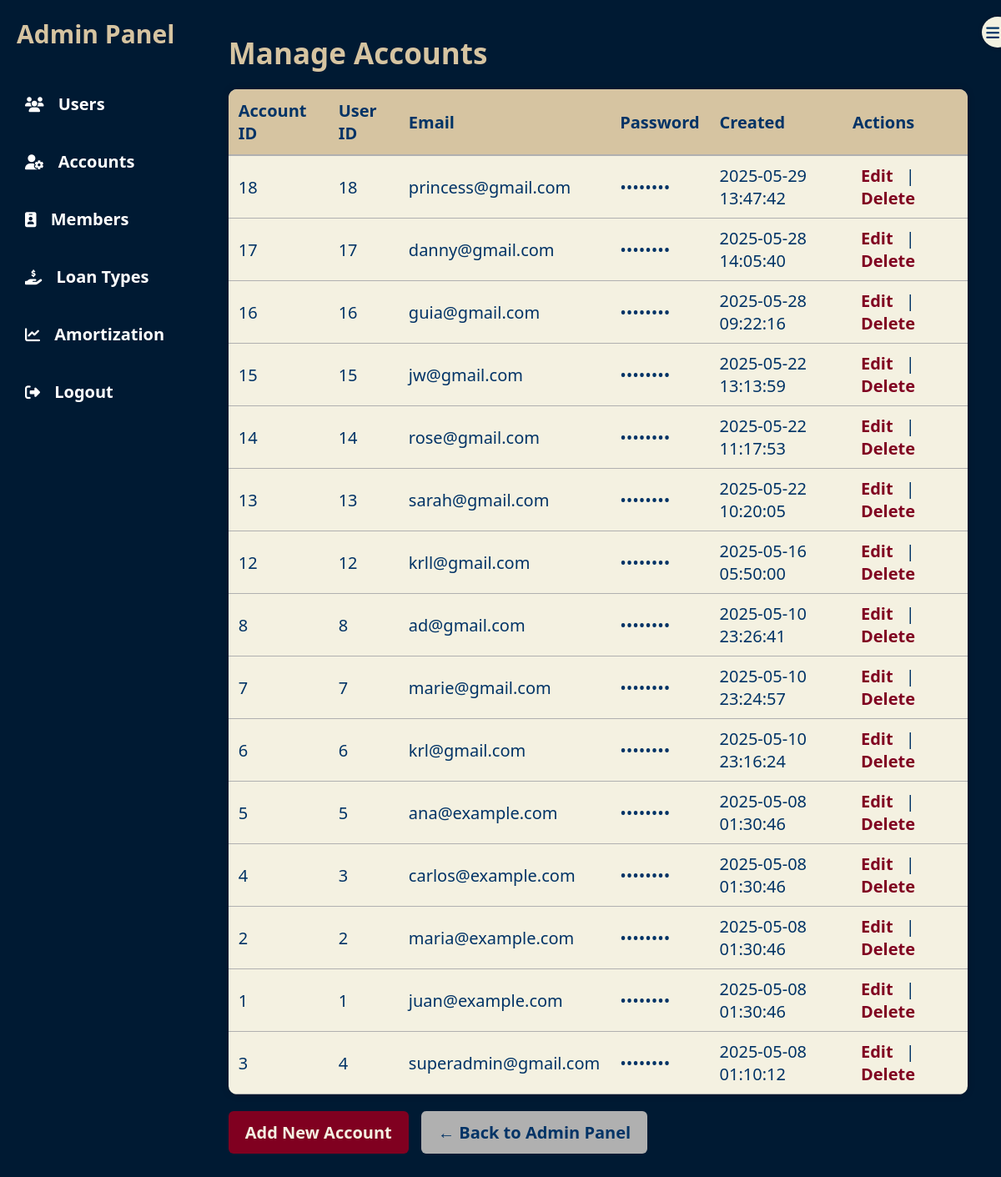
The app's page /account_Page.php (signed in) with its own data.
### tables this page shows
CREATE TABLE `USER_ACCOUNT` (
  `account_id` int(11) NOT NULL,
  `user_id` int(11) NOT NULL,
  `email` varchar(100) NOT NULL,
  `password` varchar(255) NOT NULL,
  `created_at` timestamp NOT NULL DEFAULT current_timestamp()
);

### public/account_Page.php (the view, shortened to what this page needs)
<?php
require_once __DIR__ . '/../includes/db.php';
$query = "SELECT * FROM USER_ACCOUNT ORDER BY created_at DESC";
$result = $conn->query($query);
?>
<!DOCTYPE html>
<html lang="en">
<head>
  <link rel="stylesheet" href="assets/css/admincss.css" />
  <link rel="stylesheet" href="https://cdnjs.cloudflare.com/ajax/libs/font-awesome/6.4.0/css/all.min.css" />
</head>
<body>
<div class="admin-container">
  <nav class="sidebar" id="sidebar">
    <div class="toggle-btn" onclick="toggleSidebar()">
      <i class="fas fa-bars"></i>
    </div>
    <h2>Admin Panel</h2>
    <ul>
      <li><a href="user_Page.php"><i class="fas fa-users"></i><span> Users</span></a></li>
      <li><a href="account_Page.php"><i class="fas fa-user-cog"></i><span> Accounts</span></a></li>
      <li><a href="member_Page.php"><i class="fas fa-id-badge"></i><span> Members</span></a></li>
      <li><a href="loan_Page.php"><i class="fas fa-hand-holding-usd"></i><span> Loan Types</span></a></li>
      <li><a href="amort_Page.php"><i class="fas fa-chart-line"></i><span> Amortization</span></a></li>
        <li>
          <a href="logout.php" onclick="return confirm('Are you sure you want to logout?');">
            <i class="fas fa-sign-out-alt"></i><span> Logout</span>
          </a>
        </li>
  </ul>
  </nav>
  <main class="main-content">
    <h1>Manage Accounts</h1>
    <table>
      <thead>
        <tr>
          <th>Account ID</th>
          <th>User ID</th>
          <th>Email</th>
          <th>Password</th>
          <th>Created</th>
          <th>Actions</th>
        </tr>
      </thead>
      <tbody>
        <?php while ($row = $result->fetch_assoc()): ?>
        <tr>
          <td><?= $row['account_id'] ?></td>
          <td><?= $row['user_id'] ?></td>
          <td><?= htmlspecialchars($row['email']) ?></td>
          <td>••••••••</td>
          <td><?= $row['created_at'] ?></td>
          <td>
            <a href="edit_Account.php?id=<?= $row['account_id'] ?>">Edit</a> |
            <a href="delete_Account.php?id=<?= $row['account_id'] ?>" onclick="return confirm('Delete this account?')">Delete</a>
          </td>
        </tr>
        <?php endwhile; ?>
      </tbody>
    </table>
    <a href="add_Account.php" class="login-btn">Add New Account</a>
    <a href="adminPanel.php" class="login-btn" style="background-color: var(--gray); color: var(--navy);">← Back to Admin Panel</a>
  </main>
</div>
</body>
</html>

### public/assets/css/admincss.css (style rules this page uses)
:root { --navy: #003366; --yellowish: #D6C4A1; --gray: #B0B0B0; --burgundy: #800020; --cream: #F4F1E1; --dark-bg: #001A33; --hover-highlight: #D6C4A1; }
body { margin: 0; font-family: "Segoe UI", sans-serif; font-size: 20px; background-color: var(--navy); color: var(--cream); height: 100vh; display: flex; }
.admin-container { display: flex; width: 100%; }
.sidebar { width: 260px; background-color: var(--dark-bg); padding: 20px; display: flex; flex-direction: column; height: 100vh; transition: width 0.3s ease-in-out; overflow: hidden; box-shadow: 2px 0 10px rgba(0,0,0,0.3); }
.sidebar h2 { color: var(--yellowish); font-size: 30px; margin-bottom: 40px; transition: opacity 0.3s; }
.sidebar ul { list-style: none; padding: 0; }
.sidebar li { margin-bottom: 22px; position: relative; }
.sidebar a { color: var(--cream); text-decoration: none; font-weight: bold; display: flex; align-items: center; padding: 10px; border-radius: 8px; transition: background-color 0.2s, transform 0.2s; }
.sidebar i { margin-right: 12px; font-size: 18px; transition: margin 0.3s; }
.toggle-btn { position: absolute; top: 20px; right: -15px; background-color: var(--cream); color: var(--navy); border-radius: 50%; padding: 5px; cursor: pointer; box-shadow: 0 0 5px rgba(0,0,0,0.2); transition: background 0.3s; }
.main-content h1 { font-size: 35px; margin-bottom: 10px; color: var(--yellowish); }
.main-content { flex-grow: 1; padding: 40px; background-color: #002244; transition: margin-left 0.3s ease; }
.main-content h1 { font-size: 32px; margin-bottom: 20px; color: var(--yellowish); }
.sidebar ul li a { display: block; padding: 10px; color: #fff; text-decoration: none; }

### public/account_Page.php (style rules this page uses)
:root { --navy: #003366; --yellowish: #D6C4A1; --gray: #B0B0B0; --burgundy: #800020; --cream: #F4F1E1; }
* { box-sizing: border-box; margin: 0; padding: 0; font-family: 'Segoe UI', sans-serif; }
body { background-color: var(--navy); color: var(--cream); display: flex; height: 100vh; }
.sidebar h2 { color: var(--yellowish); font-size: 30px; margin-bottom: 40px; }
.main-content { flex-grow: 1; padding: 40px; background-color: #001a33; overflow-y: auto; }
.main-content h1 { font-size: 35px; margin-bottom: 20px; color: var(--yellowish); }
table { width: 100%; border-collapse: collapse; background-color: var(--cream); color: var(--navy); border-radius: 10px; overflow: hidden; box-shadow: 0 0 10px rgba(0,0,0,0.2); }
thead { background-color: var(--yellowish); font-weight: bold; }
thead th { padding: 12px; text-align: left; border-bottom: 2px solid var(--gray); }
tbody td { padding: 10px 12px; border-bottom: 1px solid var(--gray); }
td a { text-decoration: none; font-weight: bold; color: var(--burgundy); padding: 6px 10px; border-radius: 4px; transition: background-color 0.2s, color 0.2s; }
.login-btn { display: inline-block; padding: 12px 20px; background-color: var(--burgundy); color: var(--cream); text-decoration: none; font-weight: bold; border-radius: 6px; transition: background-color 0.3s, transform 0.2s; margin-right: 10px; margin-top: 20px; }

### records on screen
user_account: account_id "18", user "18", email "princess@gmail.com", created_at "2025-05-29 13:47:42"
user_account: account_id "17", user "17", email "danny@gmail.com", created_at "2025-05-28 14:05:40"
user_account: account_id "16", user "16", email "guia@gmail.com", created_at "2025-05-28 09:22:16"
user_account: account_id "15", user "15", email "jw@gmail.com", created_at "2025-05-22 13:13:59"
user_account: account_id "14", user "14", email "rose@gmail.com", created_at "2025-05-22 11:17:53"
user_account: account_id "13", user "13", email "sarah@gmail.com", created_at "2025-05-22 10:20:05"
user_account: account_id "12", user "12", email "krll@gmail.com", created_at "2025-05-16 05:50:00"
user_account: account_id "8", user "8", email "ad@gmail.com", created_at "2025-05-10 23:26:41"
user_account: account_id "7", user "7", email "marie@gmail.com", created_at "2025-05-10 23:24:57"
user_account: account_id "6", user "6", email "krl@gmail.com", created_at "2025-05-10 23:16:24"
user_account: account_id "5", user "5", email "ana@example.com", created_at "2025-05-08 01:30:46"
user_account: account_id "4", user "3", email "carlos@example.com", created_at "2025-05-08 01:30:46"
user_account: account_id "2", user "2", email "maria@example.com", created_at "2025-05-08 01:30:46"
user_account: account_id "1", user "1", email "juan@example.com", created_at "2025-05-08 01:30:46"
user_account: account_id "3", user "4", email "superadmin@gmail.com", created_at "2025-05-08 01:10:12"
